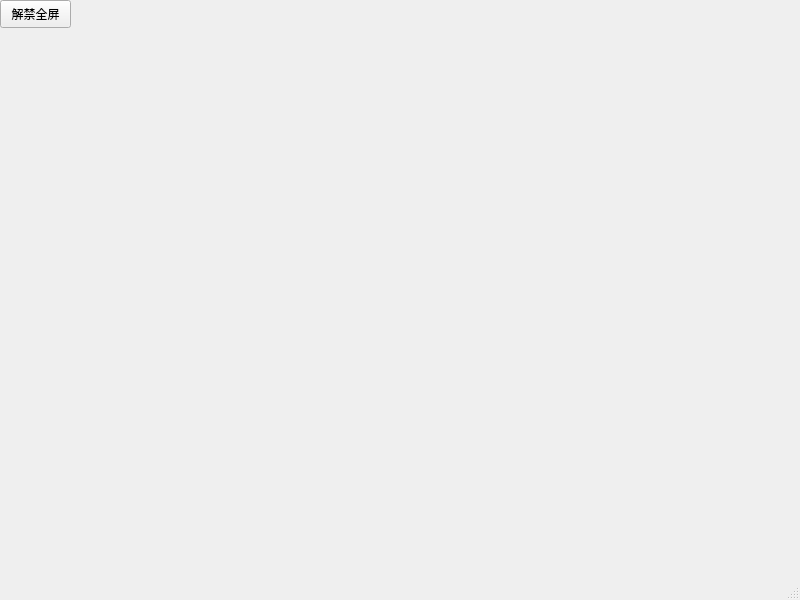
<?xml version="1.0" encoding="UTF-8"?>
<ui version="4.0">
 <class>JiyuFucker</class>
 <widget class="QMainWindow" name="JiyuFucker">
  <property name="geometry">
   <rect>
    <x>0</x>
    <y>0</y>
    <width>800</width>
    <height>600</height>
   </rect>
  </property>
  <property name="windowTitle">
   <string>JiyuFucker</string>
  </property>
  <widget class="QWidget" name="centralwidget">
   <widget class="QPushButton" name="unlockFullScreenButton">
    <property name="geometry">
     <rect>
      <x>0</x>
      <y>0</y>
      <width>71</width>
      <height>28</height>
     </rect>
    </property>
    <property name="text">
     <string>解禁全屏</string>
    </property>
   </widget>
  </widget>
  <widget class="QMenuBar" name="menubar">
   <property name="geometry">
    <rect>
     <x>0</x>
     <y>0</y>
     <width>800</width>
     <height>24</height>
    </rect>
   </property>
  </widget>
  <widget class="QStatusBar" name="statusbar"/>
 </widget>
 <resources/>
 <connections/>
</ui>
